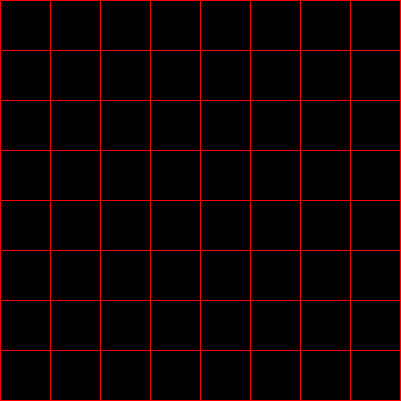
Frame 1 (no input)
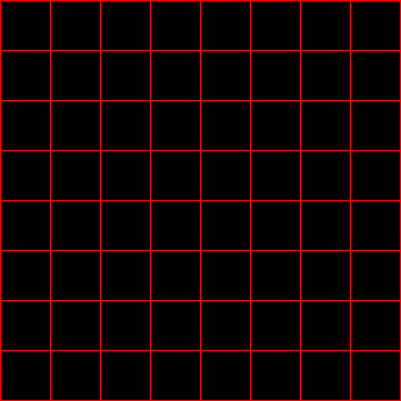
Frame 60 (the mouse pressed at the canvas centre just before this capture)
Frame 120 (the mouse held since frame 60 and released just before this capture): identical to frame 60, image omitted

The Processing sketch that drew these frames (run headless with seeded random() and noise(); from frame 60 on, the mouse is pressed at the canvas centre):

// Processing sketch: processing_78077
// ── processing_78077.pde

void setup()
{
  size(401, 401);
  background (0);
}

void draw()
{
  stroke(255, 0, 0);  
  // Vertikale Linien
  line(0, 0, 0, height);
  line(50, 0, 50, height);
  line(100, 0, 100, height);
  line(150, 0, 150, height);
  line(200, 0, 200, height);
  line(250, 0, 250, height);
  line(300, 0, 300, height);
  line(350, 0, 350, height);
  line(400, 0, 400, height);
  
  // Horizontale Linien
  line(0, 0, width, 0); 
  line(0, 50, width, 50);
  line(0, 100, width, 100);
  line(0, 150, width, 150);
  line(0, 200, width, 200);
  line(0, 250, width, 250);
  line(0, 300, width, 300);
  line(0, 350, width, 350);
  line(0, 400, width, 400);
}
